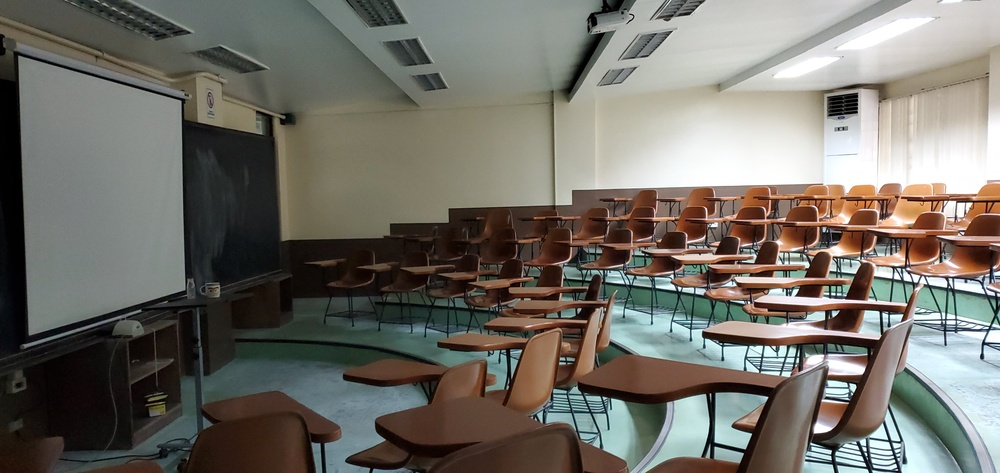
#> input picture [3] High Dynamic Range Imaging/HDR Room/20230928_104006.jpg, 1000 x 473 px, shrunk from 4032 x 1908 before the run; its folder holds 4 pictures in this run
$ jupyter execute 'High Dynamic Range Imaging.ipynb'
#> lines starting #> are read from the running program, lines starting #| are printed output that depends on the picture
# High Dynamic Range Imaging

[cell 1]
import numpy as np
import matplotlib.pyplot as plt
import cv2, glob, fractions
from PIL import Image

plt.rcParams["savefig.dpi"] = 300
plt.rcParams["savefig.bbox"] = "tight"
plt.rcParams["savefig.pad_inches"] = 0.1

## Load images from a directory

[cell 2]
exposure_times = np.loadtxt("Exposure Times.txt", str)
exposure_times_flt = [float(fractions.Fraction(exposure)) for exposure in exposure_times]

[cell 3]
def load_img_files(source_dir):
#> called with source_dir = 'HDR Room'
    imgs = []
    img_files = glob.glob(str(source_dir) + "/*.jpg")
    for img in img_files:
        samp = cv2.imread(img)
#> samp is the input picture: shape (473, 1000, 3); mean B, G, R 104.4, 112, 114.8
        samp = samp[:,:,::-1] # reverse color channels
        imgs.append(samp)

    fig, ax = plt.subplots(5, 7, figsize = (18, 12), tight_layout = True)
    ax = ax.flatten()
    for (i, img), exposure in zip(enumerate(imgs), exposure_times):
        ax[i].imshow(img)
        ax[i].set(title = "{} s".format(exposure))
        ax[i].axis("off")
    fig.delaxes(ax[-1])

[cell 4]
load_img_files("HDR Room")
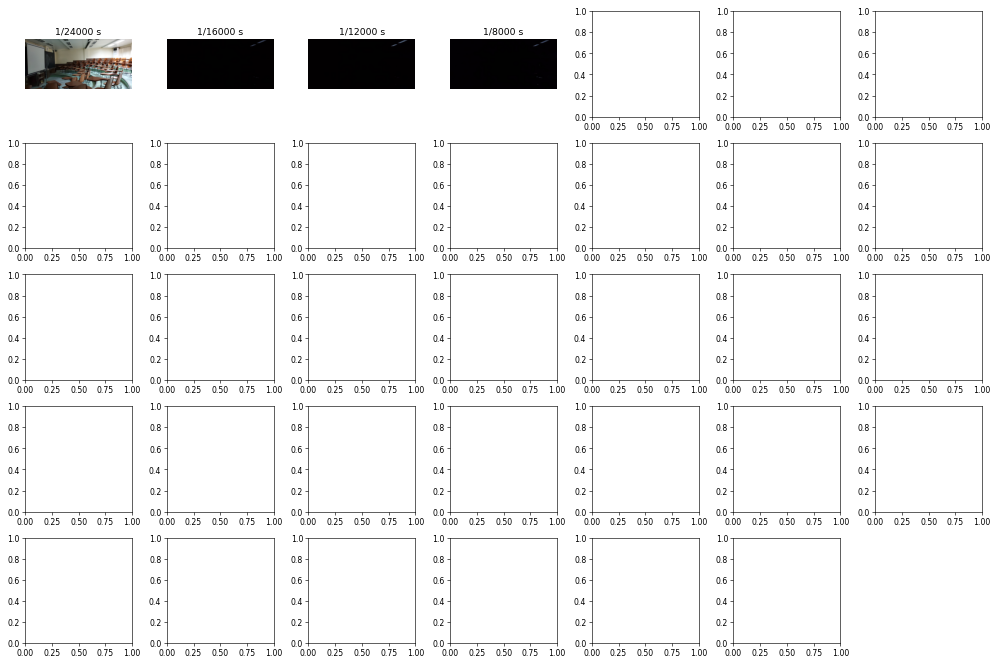
#> figure drawn by matplotlib, 4 panels
